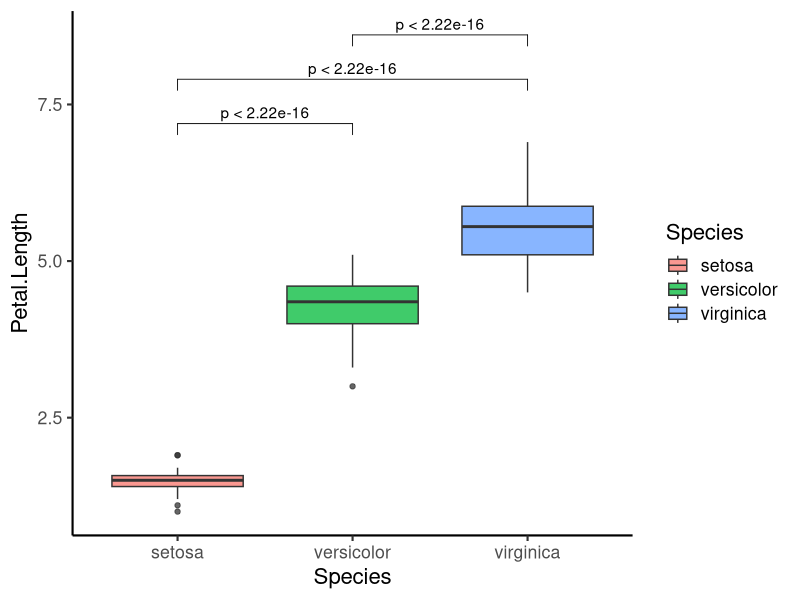

Write R code to recreate this figure.
## ---- chunk 1
library(tidyverse)
library(ggpubr)

knitr::opts_chunk$set(echo = TRUE)
## ---- chunk 2
### specify comparisons in a list of vectors
comparisons <- list(c('setosa', 'versicolor'), 
                    c('setosa', 'virginica'), 
                    c('versicolor', 'virginica'))

### plot
ggplot(iris, aes(x = Species, y = Petal.Length)) +
  geom_boxplot(aes(fill = Species), alpha = 0.75) +
# Specify list of comparisons and testing method
# Default test is Kruskal-Wallis which won't be appropriate most of the time
  stat_compare_means(comparisons = comparisons, method = 't.test') +
  theme_classic(base_size = 16)
